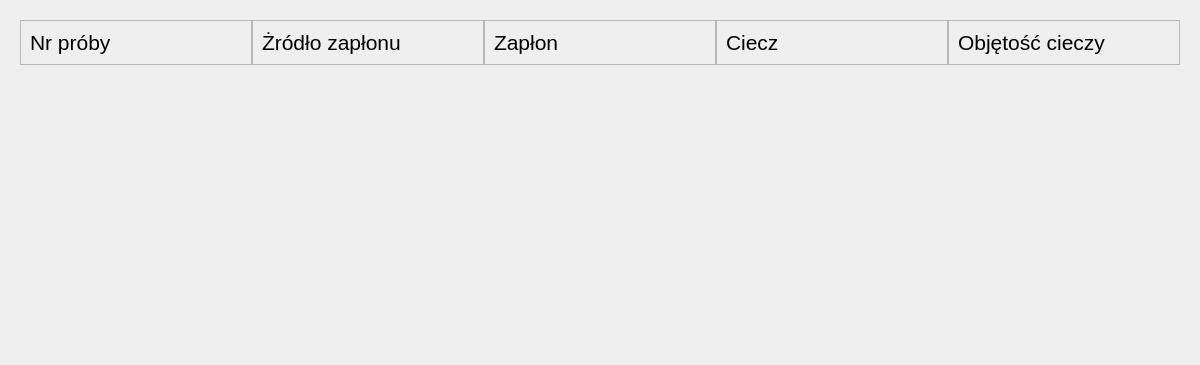
<?xml version="1.0" encoding="UTF-8"?>
<ui version="4.0">
 <class>NowyTest_9</class>
 <widget class="TestPage" name="NowyTest_9">
  <property name="geometry">
   <rect>
    <x>0</x>
    <y>0</y>
    <width>1200</width>
    <height>365</height>
   </rect>
  </property>
  <property name="font">
   <font>
    <pointsize>16</pointsize>
   </font>
  </property>
  <property name="title" stdset="0">
   <string>Podsumowanie testu</string>
  </property>
  <property name="subTitle" stdset="0">
   <string/>
  </property>
  <layout class="QVBoxLayout" name="verticalLayout">
   <item>
    <widget class="QWidget" name="widget" native="true">
     <layout class="QGridLayout" name="gridLayout">
      <property name="spacing">
       <number>0</number>
      </property>
      <item row="0" column="0">
       <widget class="QFrame" name="td_0_0">
        <property name="frameShape">
         <enum>QFrame::StyledPanel</enum>
        </property>
        <property name="frameShadow">
         <enum>QFrame::Raised</enum>
        </property>
        <layout class="QHBoxLayout" name="horizontalLayout">
         <item>
          <widget class="QLabel" name="lnrproby">
           <property name="text">
            <string>Nr próby</string>
           </property>
          </widget>
         </item>
        </layout>
       </widget>
      </item>
      <item row="0" column="1">
       <widget class="QFrame" name="td_0_1">
        <property name="frameShape">
         <enum>QFrame::StyledPanel</enum>
        </property>
        <property name="frameShadow">
         <enum>QFrame::Raised</enum>
        </property>
        <layout class="QHBoxLayout" name="horizontalLayout_2">
         <item>
          <widget class="QLabel" name="lrodzajzaplonu">
           <property name="text">
            <string>Żródło zapłonu</string>
           </property>
          </widget>
         </item>
        </layout>
       </widget>
      </item>
      <item row="0" column="2">
       <widget class="QFrame" name="td_0_2">
        <property name="frameShape">
         <enum>QFrame::StyledPanel</enum>
        </property>
        <property name="frameShadow">
         <enum>QFrame::Raised</enum>
        </property>
        <layout class="QHBoxLayout" name="horizontalLayout_3">
         <item>
          <widget class="QLabel" name="lzaplon">
           <property name="text">
            <string>Zapłon</string>
           </property>
          </widget>
         </item>
        </layout>
       </widget>
      </item>
      <item row="0" column="3">
       <widget class="QFrame" name="td_0_3">
        <property name="frameShape">
         <enum>QFrame::StyledPanel</enum>
        </property>
        <property name="frameShadow">
         <enum>QFrame::Raised</enum>
        </property>
        <layout class="QHBoxLayout" name="horizontalLayout_4">
         <item>
          <widget class="QLabel" name="lCiecz">
           <property name="text">
            <string>Ciecz</string>
           </property>
          </widget>
         </item>
        </layout>
       </widget>
      </item>
      <item row="0" column="4">
       <widget class="QFrame" name="td_0_4">
        <property name="frameShape">
         <enum>QFrame::StyledPanel</enum>
        </property>
        <property name="frameShadow">
         <enum>QFrame::Raised</enum>
        </property>
        <layout class="QHBoxLayout" name="horizontalLayout_5">
         <item>
          <widget class="QLabel" name="label_2">
           <property name="text">
            <string>Objętość cieczy</string>
           </property>
          </widget>
         </item>
        </layout>
       </widget>
      </item>
     </layout>
    </widget>
   </item>
   <item>
    <spacer name="verticalSpacer">
     <property name="orientation">
      <enum>Qt::Vertical</enum>
     </property>
     <property name="sizeHint" stdset="0">
      <size>
       <width>20</width>
       <height>40</height>
      </size>
     </property>
    </spacer>
   </item>
  </layout>
 </widget>
 <customwidgets>
  <customwidget>
   <class>TestPage</class>
   <extends>QWidget</extends>
   <header>testpage.h</header>
   <container>1</container>
  </customwidget>
 </customwidgets>
 <resources/>
 <connections/>
</ui>
